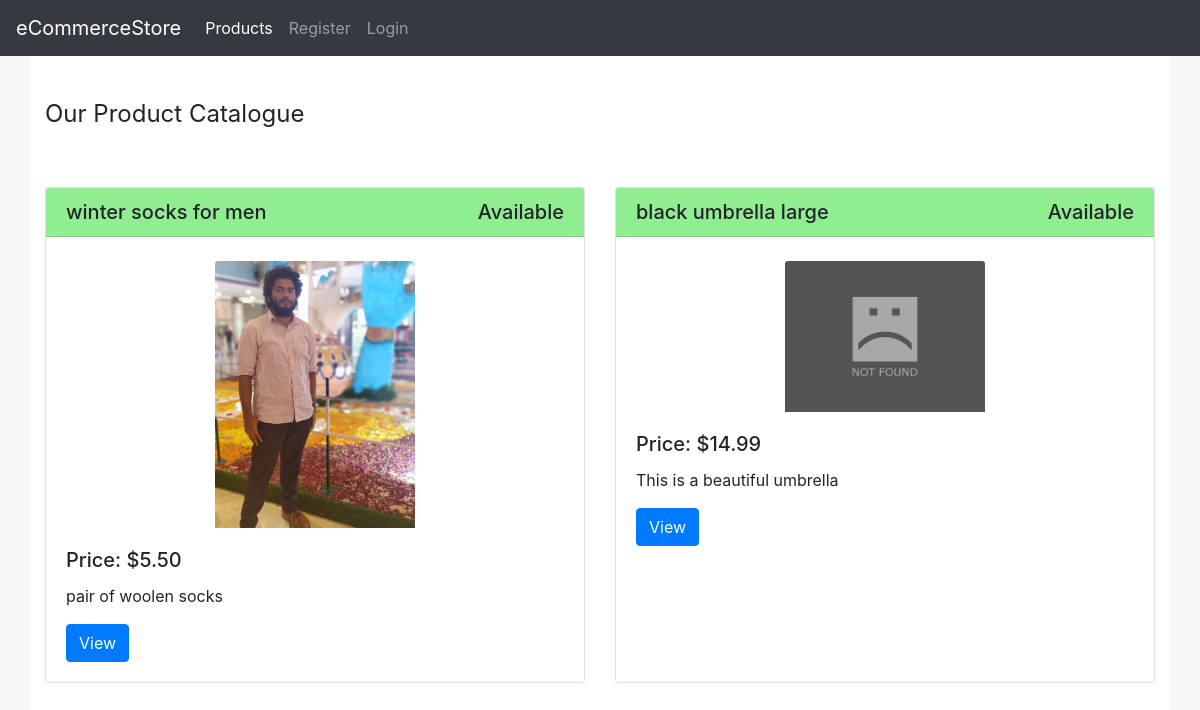
The page /products/all/ on the database as committed earlier.
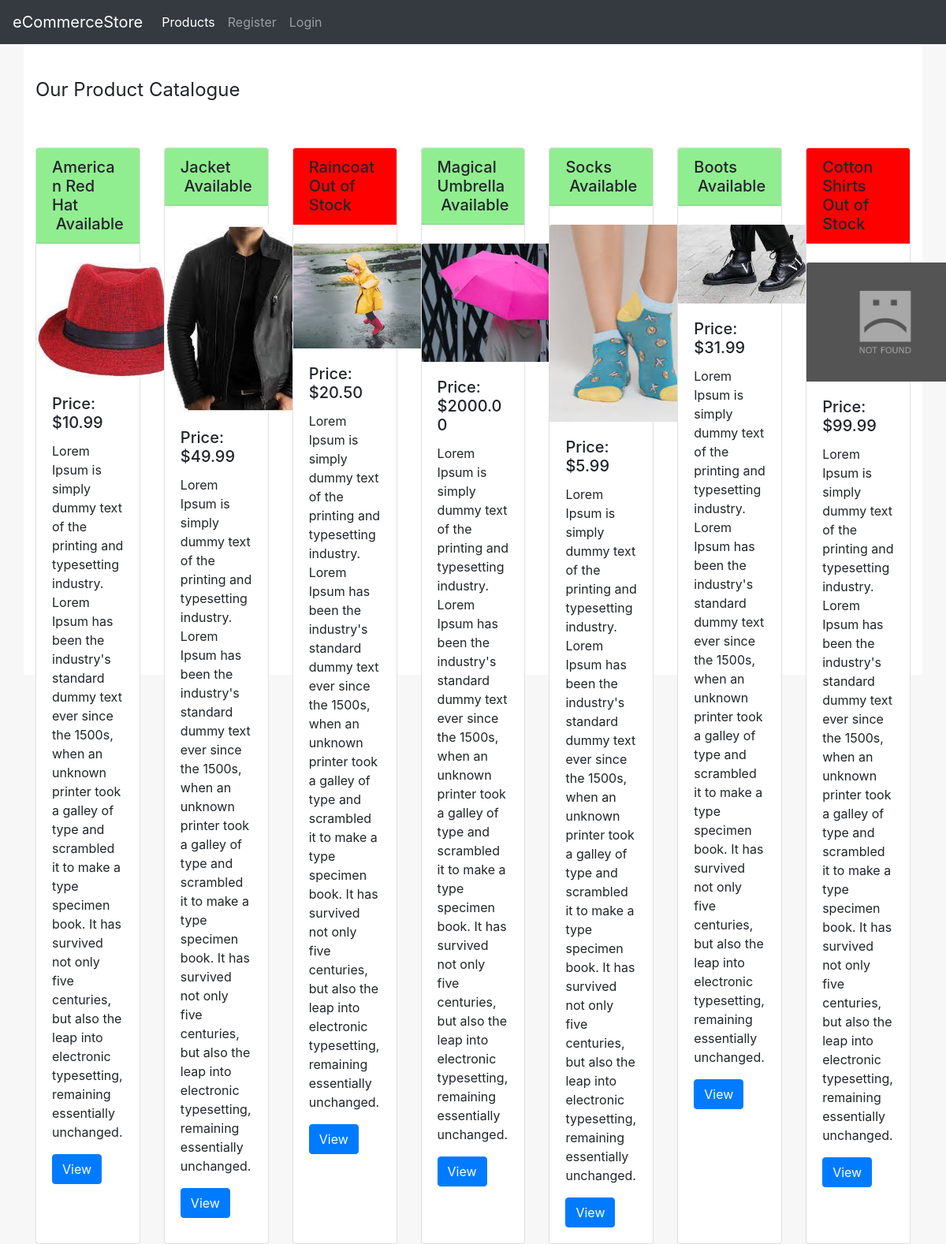
The same page on the database as committed later.
### products/models.py (models this page shows, shortened)
class Product(models.Model):
    title = models.CharField(max_length=128, blank=False, unique=True)
    slug = models.SlugField(blank=True, unique=True)
    description = models.TextField(blank=True)
    price = models.DecimalField(decimal_places=2, max_digits=20, blank=False)
    image = models.ImageField(upload_to=upload_image_path, null=True, blank=True)
    quantity_available = models.IntegerField(blank=False, default=0)
    def get_absolute_url(self):
        return reverse("products:detail", kwargs={"slug": self.slug})

### products/views.py (the view)
# urls.py: path('all/', ProductListView.as_view(), name="all"),
class ProductListView(ListView):
    template_name = "products/list.html"
    def get_context_data(self, *args, **kwargs):
        context = super().get_context_data(*args, **kwargs)
        if self.request.user.is_authenticated:
            cart_obj = Cart.objects.obtain_user_cart(self.request.user)
            context['cart'] = cart_obj
        return context
    def get_queryset(self, *args, **kwargs):
        return Product.objects.all()

### products/templates/products/list.html
{% extends "base.html" %}
{% block content %}
    <div style="font-size: 24px;margin-bottom: 40px;padding-top: 40px;">Our Product Catalogue</div>
    <div class="card-deck">
{% for object in object_list  %}
    {% include "products/product-card.html" with product=object %}
{% endfor %}
    </div>
{% endblock %}

### templates/base.html (shortened to what this page needs)
{% load static %}
<!DOCTYPE html>
<html lang="en" style="height: 100%">
<head>
    <link rel="stylesheet" href="https://cdnjs.cloudflare.com/ajax/libs/font-awesome/4.7.0/css/font-awesome.min.css">
    <link rel="stylesheet" href="https://maxcdn.bootstrapcdn.com/bootstrap/4.0.0/css/bootstrap.min.css">
</head>
<body style="height: 100%; background-color: #f7f7f7">
{% include 'navbar.html'%}
<div class='container' style="height: 100%; background-color:white">
    {% block content %}{% endblock %}
</div>
</body>
</html>

### templates/navbar.html (shortened to what this page needs)
<nav class="navbar navbar-expand-lg navbar-dark bg-dark">
    <a class="navbar-brand" href="/">eCommerceStore</a>
    <div class="collapse navbar-collapse" id="navbarNav">
        <ul class="navbar-nav">
            <li class="nav-item active">
                <a class="nav-link" href="/products/all">Products <span class="sr-only">(current)</span></a>
            </li>
            {% if request.user.is_authenticated %}
                <li class="nav-item">
                    <a class="nav-link" href="/logout">Logout</a>
                </li>
                <li class="nav-item" style="position: absolute;right: 32px;font-size: 24px;">
                    <a href="/cart/view"><i class="fa fa-shopping-cart" aria-hidden="true" style="color: white;"></i> <span id="cart-items-number" style="color: black;background-color: white; border-radius: 10px 10px">{{ cart.products.all|length }}</span></a>
                </li>
            {% else %}
                <li class="nav-item">
                    <a class="nav-link" href="/register">Register</a>
                </li>
                <li class="nav-item">
                    <a class="nav-link" href="/login">Login</a>
                </li>
            {% endif %}
        </ul>
    </div>
</nav>

### products/templates/products/product-card.html (shortened to what this page needs)
{% load static %}
{% url 'products:all' as all_products_url %}
<div class="card" style="margin-top:15px;">
  <h5 class="card-header" style="background-color: {% if product.quantity_available > 0 %} lightgreen {% else %} red {% endif %}">{{ product.title }}<span style="float:right">{% if product.quantity_available > 0 %} Available {% else %} Out of Stock {% endif %}</span></h5>
    <img class="card-img-top" {% if product.image %} src="{{ product.image.url }}" {% else %} src="{% static 'img/not-found-image.jpg' %}" {% endif %} style="width:200px; margin: 24px auto 0px auto;" alt="{{ product.slug }}">
  <div class="card-body">
    <h5 class="card-title">Price: ${{ product.price }}</h5>
    <p class="card-text">{{ product.description }}</p>
    {% if all_products_url == request.path %}
        <a href="{{ product.get_absolute_url }}" class="btn btn-primary" id="{{ product.slug }}">View</a>
    {% endif %}
  </div>
</div>

### templates/js.html (shortened to what this page needs)
{% load static %}

Rows that differ between the two databases and show on the page:
removed Product: title "winter socks for men", quantity_available "Available", image+slug (picture), price "5.50", description "pair of woolen socks"
removed Product: title "black umbrella large", quantity_available "Available", price "14.99", description "This is a beautiful umbrella"
added Product: title "American Red Hat", quantity_available "Available", image+slug (picture), price "10.99", description "Lorem Ipsum is simply dummy text of the printing and typesetting industry. Lorem Ipsum has been the industry's standard dummy text ever since the 1500s, when an unknown printer took a galley of type and scrambled it to make a type specimen book. It has survived not only five centuries, but also the leap into electronic typesetting, remaining essentially unchanged."
added Product: title "Jacket", quantity_available "Available", image+slug (picture), price "49.99", description "Lorem Ipsum is simply dummy text of the printing and typesetting industry. Lorem Ipsum has been the industry's standard dummy text ever since the 1500s, when an unknown printer took a galley of type and scrambled it to make a type specimen book. It has survived not only five centuries, but also the leap into electronic typesetting, remaining essentially unchanged."
added Product: title "Raincoat", quantity_available "Out of Stock", image+slug (picture), price "20.50", description "Lorem Ipsum is simply dummy text of the printing and typesetting industry. Lorem Ipsum has been the industry's standard dummy text ever since the 1500s, when an unknown printer took a galley of type and scrambled it to make a type specimen book. It has survived not only five centuries, but also the leap into electronic typesetting, remaining essentially unchanged."
added Product: title "Magical Umbrella", quantity_available "Available", image+slug (picture), price "2000.00", description "Lorem Ipsum is simply dummy text of the printing and typesetting industry. Lorem Ipsum has been the industry's standard dummy text ever since the 1500s, when an unknown printer took a galley of type and scrambled it to make a type specimen book. It has survived not only five centuries, but also the leap into electronic typesetting, remaining essentially unchanged."
added Product: title "Socks", quantity_available "Available", image+slug (picture), price "5.99", description "Lorem Ipsum is simply dummy text of the printing and typesetting industry. Lorem Ipsum has been the industry's standard dummy text ever since the 1500s, when an unknown printer took a galley of type and scrambled it to make a type specimen book. It has survived not only five centuries, but also the leap into electronic typesetting, remaining essentially unchanged."
added Product: title "Boots", quantity_available "Available", image+slug (picture), price "31.99", description "Lorem Ipsum is simply dummy text of the printing and typesetting industry. Lorem Ipsum has been the industry's standard dummy text ever since the 1500s, when an unknown printer took a galley of type and scrambled it to make a type specimen book. It has survived not only five centuries, but also the leap into electronic typesetting, remaining essentially unchanged."
added Product: title "Cotton Shirts", quantity_available "Out of Stock", price "99.99", description "Lorem Ipsum is simply dummy text of the printing and typesetting industry. Lorem Ipsum has been the industry's standard dummy text ever since the 1500s, when an unknown printer took a galley of type and scrambled it to make a type specimen book. It has survived not only five centuries, but also the leap into electronic typesetting, remaining essentially unchanged."
